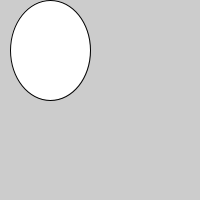
Frame 1 (no input)
Frame 60 (the mouse pressed at the canvas centre just before this capture): identical to frame 1, image omitted
Frame 120 (the mouse held since frame 60 and released just before this capture): identical to frame 1, image omitted

The Processing sketch that drew this single still picture (run headless with seeded random() and noise(); from frame 60 on, the mouse is pressed at the canvas centre):

// Processing sketch: sketch_2a
// ── sketch_2a.pde
void setup() {  
  size(200,200);
  ellipse(50,50,80,100); // make an ellipse
}
 
void draw() {
}
